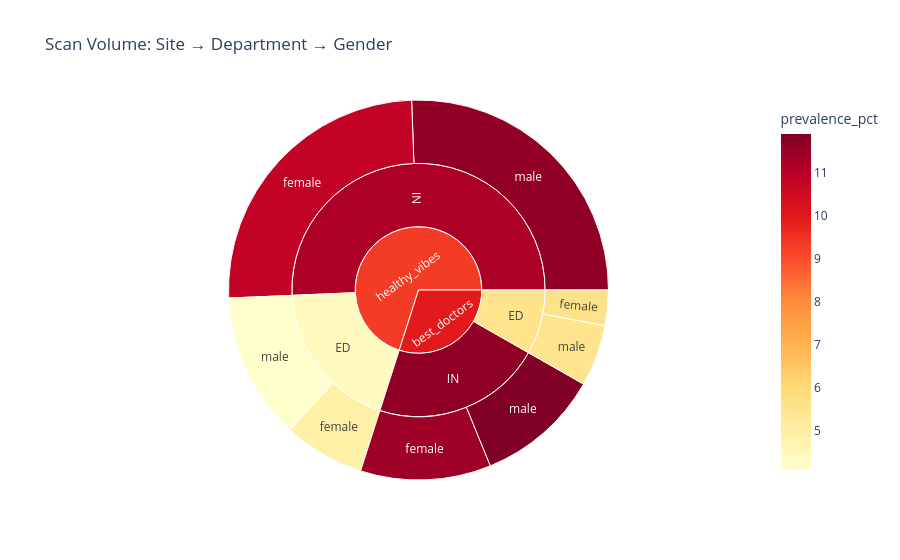

Here is the notebook cell this chart was saved with:
### Markdown cell above
---
## 1. Patient Distribution

Scan volume across sites (`best_doctors`, `healthy_vibes`), departments (`ED`, `IN`), gender, and age.

### Code cell
# 1a. site × patient_class × gender
dist_query = """
SELECT
    site,
    patient_class,
    gender,
    COUNT(*) AS scans,
    SUM(CASE WHEN radiologist_answer = 'P' THEN 1 ELSE 0 END) AS positives,
    ROUND(SUM(CASE WHEN radiologist_answer = 'P' THEN 1.0 ELSE 0.0 END) / COUNT(*) * 100, 1) AS prevalence_pct
FROM filtered_df
GROUP BY site, patient_class, gender
ORDER BY site, patient_class, gender
"""
dist_df = duckdb.sql(dist_query).df()
display(dist_df)

fig_sun = px.sunburst(
    dist_df, path=["site", "patient_class", "gender"], values="scans",
    title="Scan Volume: Site → Department → Gender",
    color="prevalence_pct", color_continuous_scale="YlOrRd",
)
fig_sun.show()

### Figure 1 — Plotly figure (JSON) as saved in the notebook; plotly's stock layout.template omitted (floating-point values rounded to 4 significant figures)
{"data": [{"branchvalues": "total", "customdata": [[5.6], [5.5], [11.4], [11.9], [4.9], [4.1], [10.8], [11.6], [5.537], [11.64], [4.384], [11.2], [9.961], [9.316]], "domain": {"x": [0.0, 1.0], "y": [0.0, 1.0]}, "hovertemplate": "labels=%{label}<br>scans=%{value}<br>parent=%{parent}<br>id=%{id}<br>prevalence_pct=%{color}<extra></extra>", "ids": ["best_doctors/ED/female", "best_doctors/ED/male", "best_doctors/IN/female", "best_doctors/IN/male", "healthy_vibes/ED/female", "healthy_vibes/ED/male", "healthy_vibes/IN/female", "healthy_vibes/IN/male", "best_doctors/ED", "best_doctors/IN", "healthy_vibes/ED", "healthy_vibes/IN", "best_doctors", "healthy_vibes"], "labels": ["female", "male", "female", "male", "female", "male", "female", "male", "ED", "IN", "ED", "IN", "best_doctors", "healthy_vibes"], "marker": {"coloraxis": "coloraxis", "colors": [5.6, 5.5, 11.4, 11.9, 4.9, 4.1, 10.8, 11.6, 5.537, 11.64, 4.384, 11.2, 9.961, 9.316]}, "name": "", "parents": ["best_doctors/ED", "best_doctors/ED", "best_doctors/IN", "best_doctors/IN", "healthy_vibes/ED", "healthy_vibes/ED", "healthy_vibes/IN", "healthy_vibes/IN", "best_doctors", "best_doctors", "healthy_vibes", "healthy_vibes", "", ""], "type": "sunburst", "values": [602.0, 1047.0, 2221.0, 2116.0, 1377.0, 2502.0, 5020.0, 5115.0, 1649.0, 4337.0, 3879.0, 10140.0, 5986.0, 14010.0]}], "layout": {"coloraxis": {"autocolorscale": false, "colorbar": {"title": {"text": "prevalence_pct"}}, "colorscale": [[0.0, "rgb(255,255,204)"], [0.125, "rgb(255,237,160)"], [0.25, "rgb(254,217,118)"], [0.375, "rgb(254,178,76)"], [0.5, "rgb(253,141,60)"], [0.625, "rgb(252,78,42)"], [0.75, "rgb(227,26,28)"], [0.875, "rgb(189,0,38)"], [1.0, "rgb(128,0,38)"]]}, "legend": {"tracegroupgap": 0}, "title": {"text": "Scan Volume: Site → Department → Gender"}}}
